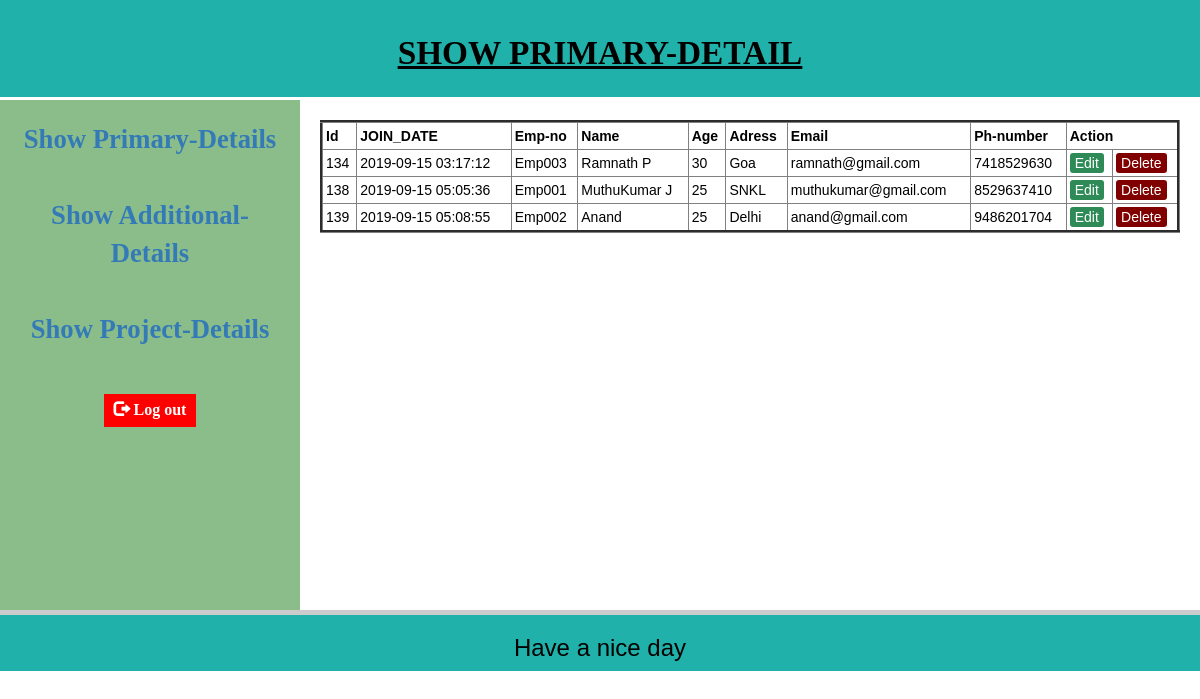
Screenshot of /show-personal.php with the database file from the repository.
### tables this page shows
CREATE TABLE `std_table` (
  `ID` int(10) UNSIGNED NOT NULL,
  `EMP_NO` varchar(100) DEFAULT NULL,
  `NAME` varchar(30) DEFAULT NULL,
  `AGE` int(3) DEFAULT NULL,
  `ADDRESS` varchar(200) DEFAULT NULL,
  `EMAIL` varchar(70) DEFAULT NULL,
  `PH_NUMBER` bigint(20) DEFAULT NULL,
  `JOIN_DATE` timestamp NOT NULL DEFAULT CURRENT_TIMESTAMP
);

### show-personal.php (the view, shortened to what this page needs)
<!DOCTYPE html>
<html lang="en-US">
    <head>
        <link rel="stylesheet" href="https://maxcdn.bootstrapcdn.com/bootstrap/3.3.7/css/bootstrap.min.css"
>
    </head>
    <body>
        <header>
            <h1>SHOW PRIMARY-DETAIL</h1>
        </header><br><br><br><br><br>
        <section>
            <nav>
                <ul>
                    <li><a href="show-personal.php">Show Primary-Details</a></li><br>
                    <li><a href="show-workers.php">Show Additional-Details</a></li><br>
                    <li><a href="show-project.php">Show Project-Details</a></li><br>
                    <a type='button' class='button' href='admin.php' >
                        <span class="glyphicon glyphicon-log-out"></span> Log out
                    </a>
                </ul>
            </nav>
            <article>
                <div class="content">
                    <?php
                        $servername = "localhost";
                        $username = "root";
                        $password = "root";
                        $dp = "employee";
                        $conn = mysqli_connect($servername, $username, $password, $dp);
                        $sql = "SELECT * FROM std_table";
                        $result = mysqli_query($conn,$sql);
                        echo "<table border=3 style='width:100%' >";
                        echo "<thead align='center'>";
                        echo "<th>Id</th>";
                        echo "<th>JOIN_DATE</th>";
                        echo "<th>Emp-no</th>";
                        echo "<th>Name</th>";
                        echo "<th>Age</th>";
                        echo "<th>Adress</th>";
                        echo "<th>Email</th>";
                        echo "<th>Ph-number</th>";
                        echo "<th colspan='2'>Action</th>";
                        echo "</thead>";
                        if(mysqli_num_rows($result)>0){
                            while($row=mysqli_fetch_array($result)){
                    ?>
                                <tr>
                                <td><?php echo $row['ID']; ?></td>
                                <td><?php echo $row['JOIN_DATE']; ?></td>
                                <td><?php echo $row['EMP_NO']; ?></td>
                                <td><?php echo $row['NAME']; ?></td>
                                <td><?php echo $row['AGE']; ?></td>
                                <td><?php echo $row['ADDRESS']; ?></td>
                                <td><?php echo $row['EMAIL']; ?></td>
                                <td><?php echo $row['PH_NUMBER']; ?></td>
                                <td><a href="edit-personal.php?id=<?php echo $row['ID']; ?>" class='edit_btn'>Edit</a></td>
                                <td><a href="delete-personal.php?id=<?php echo $row['ID']; ?>" class='del_btn'>Delete</a></td>
                                </tr>
                    <?php
                            }
                        }
                        echo "</table>";
                    ?>
                </div><br><br><br>
            </article>
        </section>
        <footer>
            <br>
            <div class="foot">
                <div class="progress-container">
                </div>
                <h3>Have a nice day</h3>
            </div>
        </footer>
    </body>
</html>

### show-personal.php (style rules this page uses)
body { background: url(https://images.unsplash.com/photo-1473170611423-22489201d919?ixlib=rb-1.2.1&auto=format&fit=crop&w=500&q=60); background-repeat:no-repeat; background-size: cover; color: black; }
h1 { font-family: Calibri; font-size: 25pt; font-style: normal; font-weight: bold; color:black; text-align: center; text-decoration: underline }
* { box-sizing: border-box; }
body { font-family: Arial, Helvetica, sans-serif; }
header { position: fixed; width: 100%; background-color: lightseagreen; padding: 15px; font-size: 35px; }
nav { position: move; float: left; width: 25%; height: 520px; background: rgb(139, 189, 139); text-align: center; font-family: Calibri; font-size: 20pt; font-style: normal; font-weight: bold; padding: 20px; color: blue }
nav ul { list-style-type: none; padding: 0; }
article { float: left; padding: 20px; width: 75%; height: 300px; }
section:after { content: ""; display: table; clear: both; }
.edit_btn { text-decoration: none; padding: 2px 5px; background: #2E8B57; color: white; border-radius: 3px; }
.del_btn { text-decoration: none; padding: 2px 5px; color: white; border-radius: 3px; background: #800000; }
th, td { padding: 3px; }
.foot { position: fixed; top: 610px; z-index: 1; width: 100%; background-color: lightseagreen; text-align: Center; }
.foot h3 { text-align: Center; }
.progress-container { width: 100%; height: 5px; background: #ccc; }
.content { padding: 0px 0; margin: 0px auto 0 auto; width: 100%; }
.button { background-color: red; border: 1; padding:5px 10px; text-align: center; text-decoration: none; display: inline-block; font-size: 16px; margin: 4px 2px; cursor: pointer; color: white }

### rows the page displays
std_table: ID "134", JOIN_DATE "2019-09-15 03:17:12", EMP_NO "Emp003", NAME "Ramnath P", AGE "30", ADDRESS "Goa", EMAIL "ramnath@gmail.com", PH_NUMBER "7418529630"
std_table: ID "138", JOIN_DATE "2019-09-15 05:05:36", EMP_NO "Emp001", NAME "MuthuKumar J", AGE "25", ADDRESS "SNKL", EMAIL "muthukumar@gmail.com", PH_NUMBER "8529637410"
std_table: ID "139", JOIN_DATE "2019-09-15 05:08:55", EMP_NO "Emp002", NAME "Anand", AGE "25", ADDRESS "Delhi", EMAIL "anand@gmail.com", PH_NUMBER "9486201704"
